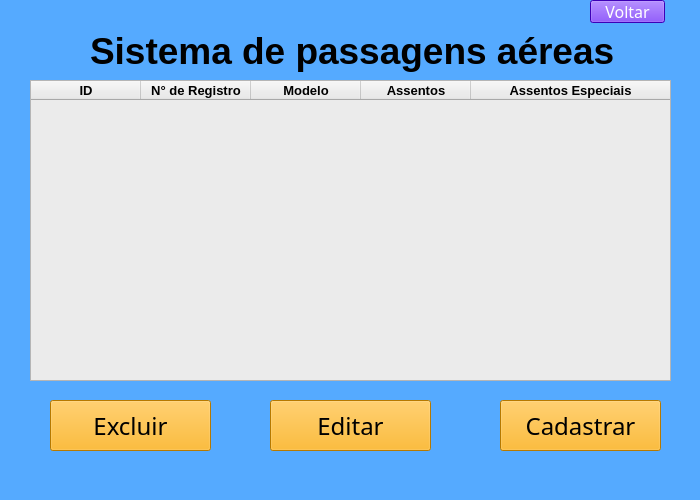
<?xml version="1.0" encoding="UTF-8"?>
<ui version="4.0">
 <class>Sistema</class>
 <widget class="QMainWindow" name="Sistema">
  <property name="geometry">
   <rect>
    <x>0</x>
    <y>0</y>
    <width>700</width>
    <height>500</height>
   </rect>
  </property>
  <property name="minimumSize">
   <size>
    <width>700</width>
    <height>500</height>
   </size>
  </property>
  <property name="font">
   <font>
    <family>Arboria-Black</family>
    <pointsize>24</pointsize>
   </font>
  </property>
  <property name="windowTitle">
   <string>MainWindow</string>
  </property>
  <property name="styleSheet">
   <string notr="true">background-color: rgb(85, 170, 255);</string>
  </property>
  <widget class="QWidget" name="centralwidget">
   <widget class="QLabel" name="label_titulo_2">
    <property name="geometry">
     <rect>
      <x>90</x>
      <y>20</y>
      <width>551</width>
      <height>61</height>
     </rect>
    </property>
    <property name="font">
     <font>
      <pointsize>28</pointsize>
      <weight>75</weight>
      <italic>false</italic>
      <bold>true</bold>
     </font>
    </property>
    <property name="text">
     <string>Sistema de passagens aéreas</string>
    </property>
   </widget>
   <widget class="QPushButton" name="botao_voltar">
    <property name="geometry">
     <rect>
      <x>590</x>
      <y>0</y>
      <width>75</width>
      <height>23</height>
     </rect>
    </property>
    <property name="font">
     <font>
      <family>Arboria-Black</family>
      <pointsize>12</pointsize>
     </font>
    </property>
    <property name="styleSheet">
     <string notr="true">background-color: rgb(85, 0, 255);
color: rgb(255,255,255);</string>
    </property>
    <property name="text">
     <string>Voltar</string>
    </property>
   </widget>
   <widget class="QTableWidget" name="tableWidget">
    <property name="geometry">
     <rect>
      <x>30</x>
      <y>80</y>
      <width>641</width>
      <height>301</height>
     </rect>
    </property>
    <property name="font">
     <font>
      <pointsize>10</pointsize>
      <stylestrategy>PreferAntialias</stylestrategy>
     </font>
    </property>
    <property name="layoutDirection">
     <enum>Qt::LeftToRight</enum>
    </property>
    <property name="styleSheet">
     <string notr="true">background-color: rgb(235, 235, 235);</string>
    </property>
    <property name="sizeAdjustPolicy">
     <enum>QAbstractScrollArea::AdjustToContents</enum>
    </property>
    <property name="selectionBehavior">
     <enum>QAbstractItemView::SelectRows</enum>
    </property>
    <property name="showGrid">
     <bool>false</bool>
    </property>
    <property name="wordWrap">
     <bool>true</bool>
    </property>
    <property name="cornerButtonEnabled">
     <bool>false</bool>
    </property>
    <attribute name="horizontalHeaderVisible">
     <bool>true</bool>
    </attribute>
    <attribute name="horizontalHeaderCascadingSectionResizes">
     <bool>true</bool>
    </attribute>
    <attribute name="horizontalHeaderMinimumSectionSize">
     <number>110</number>
    </attribute>
    <attribute name="horizontalHeaderHighlightSections">
     <bool>true</bool>
    </attribute>
    <attribute name="horizontalHeaderShowSortIndicator" stdset="0">
     <bool>false</bool>
    </attribute>
    <attribute name="horizontalHeaderStretchLastSection">
     <bool>true</bool>
    </attribute>
    <column>
     <property name="text">
      <string>ID</string>
     </property>
     <property name="font">
      <font>
       <pointsize>10</pointsize>
       <weight>75</weight>
       <bold>true</bold>
      </font>
     </property>
     <property name="textAlignment">
      <set>AlignCenter</set>
     </property>
    </column>
    <column>
     <property name="text">
      <string>N° de Registro</string>
     </property>
     <property name="font">
      <font>
       <pointsize>10</pointsize>
       <weight>75</weight>
       <bold>true</bold>
      </font>
     </property>
     <property name="textAlignment">
      <set>AlignCenter</set>
     </property>
    </column>
    <column>
     <property name="text">
      <string>Modelo</string>
     </property>
     <property name="font">
      <font>
       <pointsize>10</pointsize>
       <weight>75</weight>
       <bold>true</bold>
      </font>
     </property>
     <property name="textAlignment">
      <set>AlignCenter</set>
     </property>
    </column>
    <column>
     <property name="text">
      <string>Assentos</string>
     </property>
     <property name="font">
      <font>
       <pointsize>10</pointsize>
       <weight>75</weight>
       <bold>true</bold>
      </font>
     </property>
     <property name="textAlignment">
      <set>AlignCenter</set>
     </property>
    </column>
    <column>
     <property name="text">
      <string>Assentos Especiais</string>
     </property>
     <property name="font">
      <font>
       <pointsize>10</pointsize>
       <weight>75</weight>
       <bold>true</bold>
      </font>
     </property>
     <property name="textAlignment">
      <set>AlignCenter</set>
     </property>
    </column>
   </widget>
   <widget class="QPushButton" name="botao_editar">
    <property name="geometry">
     <rect>
      <x>270</x>
      <y>400</y>
      <width>161</width>
      <height>51</height>
     </rect>
    </property>
    <property name="font">
     <font>
      <family>Arboria-Black</family>
      <pointsize>18</pointsize>
     </font>
    </property>
    <property name="styleSheet">
     <string notr="true">background-color: rgb(255, 170, 0);</string>
    </property>
    <property name="text">
     <string>Editar</string>
    </property>
   </widget>
   <widget class="QPushButton" name="botao_cadastrar_aviao">
    <property name="geometry">
     <rect>
      <x>500</x>
      <y>400</y>
      <width>161</width>
      <height>51</height>
     </rect>
    </property>
    <property name="font">
     <font>
      <family>Arboria-Black</family>
      <pointsize>18</pointsize>
     </font>
    </property>
    <property name="styleSheet">
     <string notr="true">background-color: rgb(255, 170, 0);</string>
    </property>
    <property name="text">
     <string>Cadastrar</string>
    </property>
   </widget>
   <widget class="QPushButton" name="botao_excluir">
    <property name="geometry">
     <rect>
      <x>50</x>
      <y>400</y>
      <width>161</width>
      <height>51</height>
     </rect>
    </property>
    <property name="font">
     <font>
      <family>Arboria-Black</family>
      <pointsize>18</pointsize>
     </font>
    </property>
    <property name="styleSheet">
     <string notr="true">background-color: rgb(255, 170, 0);</string>
    </property>
    <property name="text">
     <string>Excluir</string>
    </property>
   </widget>
  </widget>
  <widget class="QStatusBar" name="statusbar"/>
  <widget class="QMenuBar" name="menubar">
   <property name="geometry">
    <rect>
     <x>0</x>
     <y>0</y>
     <width>700</width>
     <height>21</height>
    </rect>
   </property>
  </widget>
 </widget>
 <resources/>
 <connections/>
</ui>
